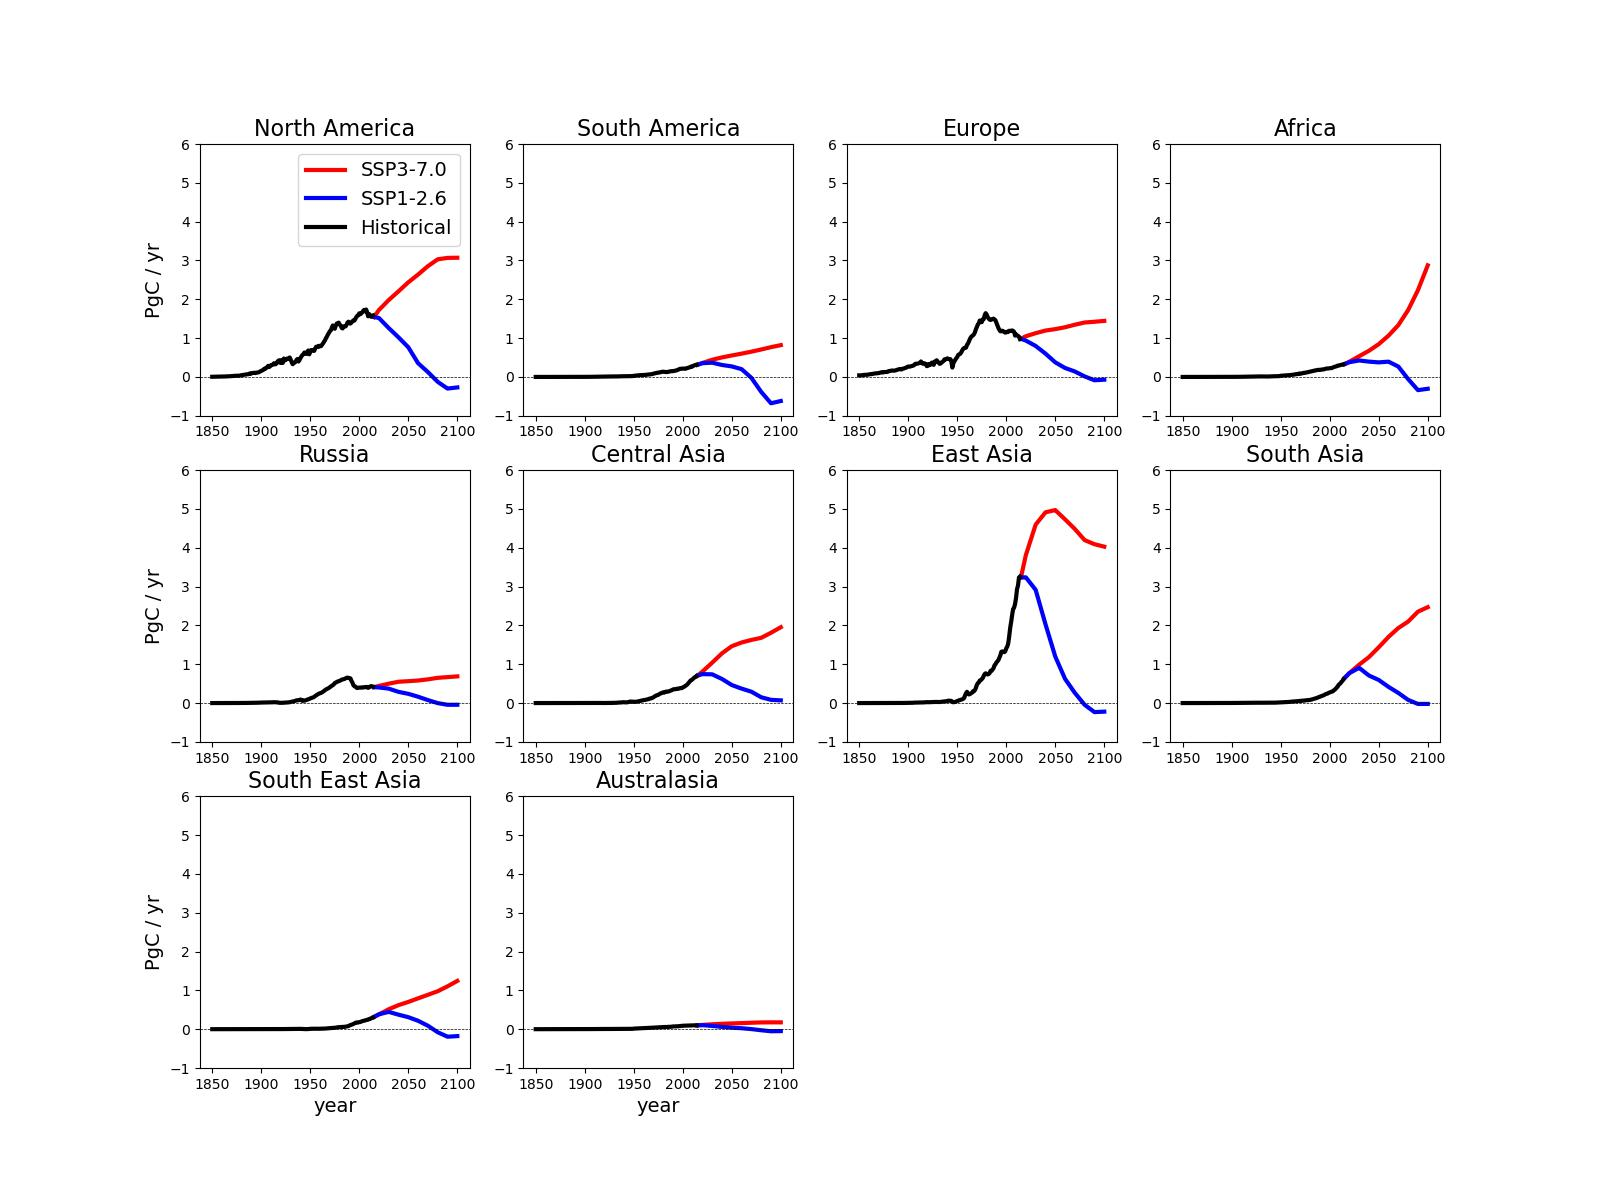

The script that saved this image:
import numpy as np
import numpy.ma as ma
import matplotlib.pyplot as plt
import iris
import iris.plot as iplt
import iris.quickplot as qplt
import glob
import os
import sys

# developed and tested at Python version is 3.9.16

#--------------------------------------------------------------------
#
# functions

'''
outputs the list of region names

provide 2 options - default is for use in filenames, so include underscore "_"
but also have "tidy" version, with a space, for use in plot labels
'''
def names(x, tidy=False):
    if tidy:
        switcher = {
           1: 'North America',
           2: 'South America',
           3: 'Europe',
           4: 'Northern Africa',
           5: 'Southern Africa',
           6: 'North Asia',
           7: 'Central Asia',
           8: 'East Asia',
           9: 'South Asia',
           10: 'South East Asia',
           11: 'Oceania',
           12: 'Oceans',
           13: 'Africa',
           14: 'Australia',
           15: 'New Zealand',
        }
    else:
        switcher = {
           1: 'North_America',
           2: 'South_America',
           3: 'Europe',
           4: 'Northern_Africa',
           5: 'Southern_Africa',
           6: 'North_Asia',
           7: 'Central_Asia',
           8: 'East_Asia',
           9: 'South_Asia',
           10: 'South_East_Asia',
           11: 'Oceania',
           12: 'Oceans',
           13: 'Africa',
           14: 'Australia',
           15: 'New_Zealand',
        }

    return switcher.get(x, "nothing")

#
#--------------------------------------------------------------------
#

out_file = 'Fig2_anthro_emiss.jpg' 
fig, axes = plt.subplots(3, 4, figsize = (16,12))

for ax in axes[-1,:]:
    ax.set_xlabel('year', fontsize=14)
    
for ax in axes[:,0]:
    ax.set_ylabel('PgC / yr', fontsize=14)
    
# loop over regions - need to just get all Africa, not split north/south
reg_list_oneAfrica = [1,2,3,13,6,7,8,9,10,11]

for reg in reg_list_oneAfrica:
    ax_pointer = reg-1
    if reg >3: ax_pointer = reg-2
    if reg == 13: ax_pointer = 3

    ax = np.ravel(axes)[ax_pointer]
    if (reg == 6):
        ax.set_title('Russia', fontsize=16)
    elif (reg == 11):
        ax.set_title('Australasia', fontsize=16)
    else:
        ax.set_title(names(reg, tidy=True), fontsize=16)
    
    in_dir = 'DATA/Processed/' + names(reg)+'/'
    y_hist, val_hist = np.loadtxt(in_dir+'historical/CO2_em_anthro_historical_'+ names(reg) +'_1850-2014.txt').T
    y_126,  val_126  = np.loadtxt(in_dir+'ssp126/CO2_em_anthro_ssp126_'+ names(reg) +'_2015-2100.txt').T
    y_370,  val_370  = np.loadtxt(in_dir+'ssp370/CO2_em_anthro_ssp370_'+ names(reg) +'_2015-2100.txt').T

    ax.plot(y_370, val_370, 'r', lw=3, label='SSP3-7.0')
    ax.plot(y_126, val_126, 'b', lw=3, label='SSP1-2.6')
    ax.plot(y_hist, val_hist, 'k', lw=3, label='Historical')
    ax.axhline(ls='--', color='k', lw=.5)
    
    # set common y-range
    ax.set_ylim(-1,6)
    
    if reg == 1:
        ax.legend(fontsize=14)
        
# don't show axes of final 2
ax = np.ravel(axes)[10]; ax.axis('off')
ax = np.ravel(axes)[11]; ax.axis('off')

plt.savefig(out_file)

plt.close()
